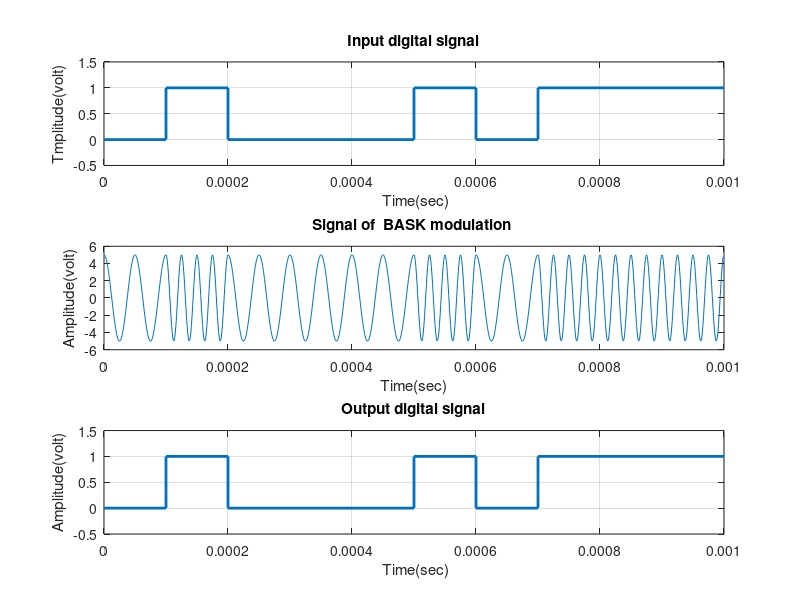
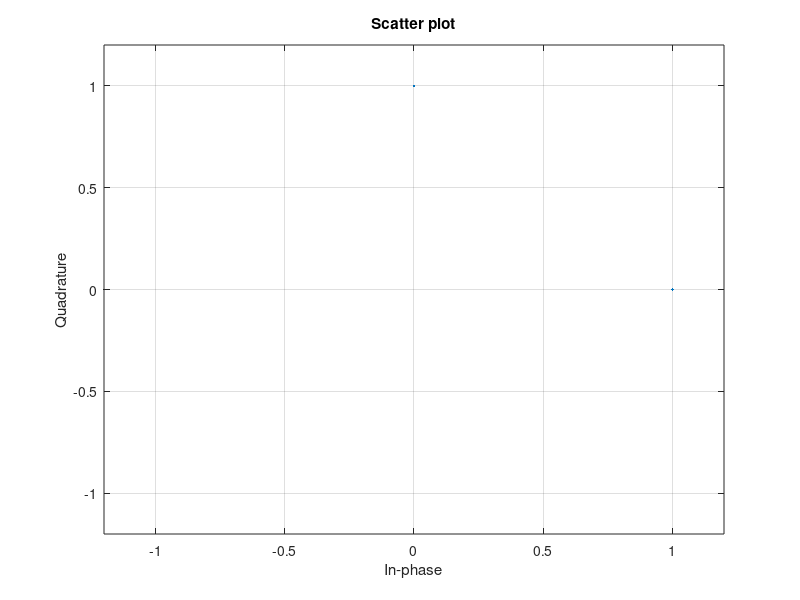

Recreate these plots in MATLAB, in order.
clc;
clear all;
close all;

x=randint(1, 10); % Bin data
N=length(x);                     
Tb=0.0001; % bit period (second)   
t1=0:Tb:N*Tb; % time of the signal 
figure(1);
subplot(3,1,1);
stairs(t1,[x, x(end)],'lineWidth',2);grid on;
axis([ 0 Tb*N -0.5 1.5]);
ylabel('Tmplitude(volt)');
xlabel(' Time(sec)');
title('Input digital signal');

# Modulation
Ac=5;  % Amplitude of carrier signal
mc1=4;  % fc>>fs fc=mc*fs fs=1/Tb
mc0=2;
fc1=mc1*(1/Tb); % carrier frequency for bit 1
fc0=mc0*(1/Tb); % carrier frequency for bit 0
t2=0:Tb/100:Tb*0.99;                 
t2L=length(t2);
y=[];
for (i=1:1:N)
  if (x(i)==1)
      y1=Ac*cos(2*pi*fc1*t2);%modulation signal with carrier signal 1
  else
      y1=Ac*cos(2*pi*fc0*t2);%modulation signal with carrier signal 2
  end
  y=[y y1];
end
t3=0:Tb/100:Tb*(N-0.01);
subplot(3,1,2);
plot(t3,y);
xlabel('Time(sec)');
ylabel('Amplitude(volt)');
title('Signal of  BASK modulation ');

# Channel model h and w
h=1; % Fading 
w=0; % Noise
y=h.*y+w;

# Demodulation 
z=[];
for n=t2L:t2L:length(y)
  t=0:Tb/100:Tb*0.99;
  c_dem1=cos(2*pi*fc1*t); % carrier signal for information 1
  c_dem0=cos(2*pi*fc0*t); % carrier signal for information 0
  y_dem1=c_dem1.*y((n-(t2L-1)):n);
  y_dem0=c_dem0.*y((n-(t2L-1)):n);
  t4=0:Tb/100:Tb*0.99;
  z1=trapz(t4,y_dem1);  % intregation 
  z0=trapz(t4,y_dem0);  % intregation 
  A_dem1 = round(2*z1/Tb);
  A_dem0 = round(2*z0/Tb);
  if(A_dem1>Ac/2)      % % logic level = (Ac)/2
    z=[z 1];
  else
    z=[z 0];
  end
end

subplot(3,1,3);
stairs(t1,[z, z(end)],'lineWidth',2);grid on;
axis([ 0 Tb*N -0.5 1.5]);
ylabel('Amplitude(volt)');
xlabel(' Time(sec)');
title('Output digital signal');

xmod=x;
xmod(x==0)=j;
scatterplot(xmod);
xlim([-1.2 1.2]);
ylim([-1.2 1.2]);
grid on;
